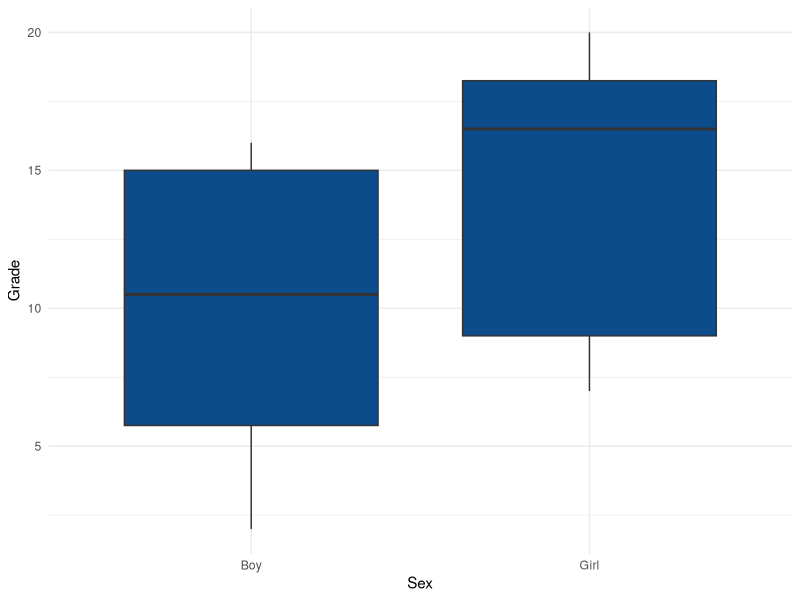
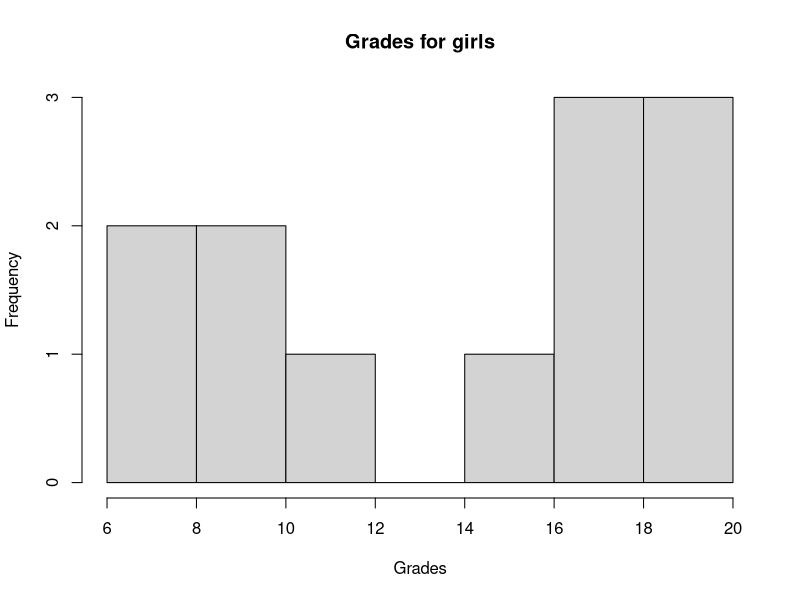
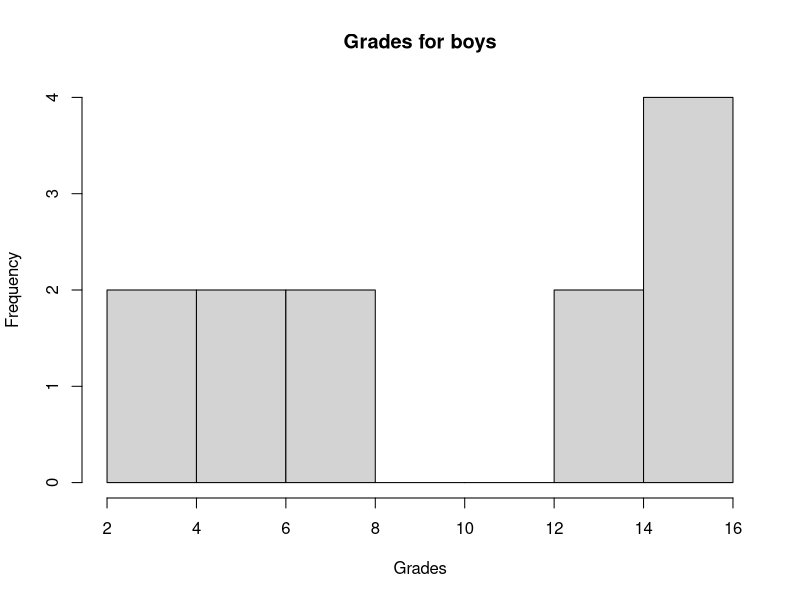
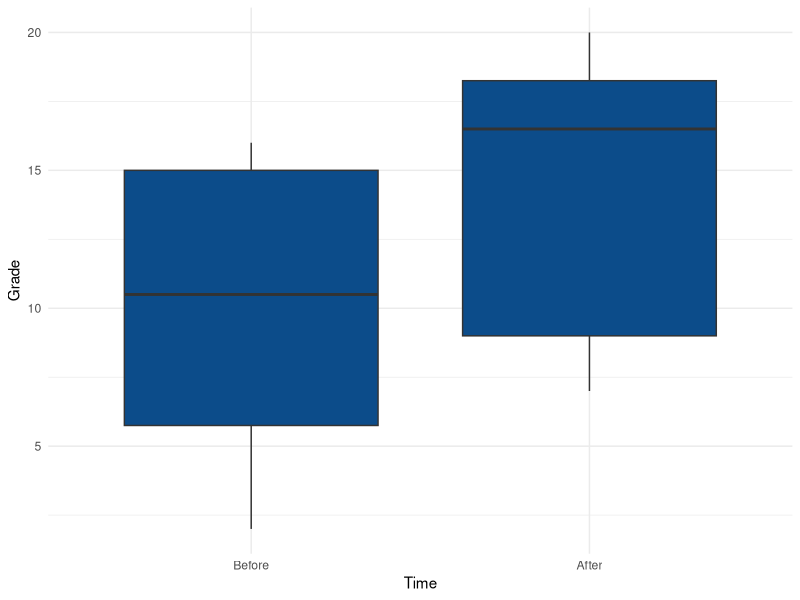

The R source for these figures, in order: (Note: this script raises an error after producing the figures.)
## ---- chunk 1
knitr::opts_chunk$set(
  fig.align = "center",
  out.width = "100%",
  tidy = 'styler',
  warning = FALSE,
  message = FALSE
)
## ---- chunk 2
dat <- data.frame(Sex = as.factor(c(rep("Girl", 12), rep("Boy", 12))),
                  Grade = c(19, 18, 9, 17, 8, 7, 16, 19, 20, 9, 11, 18,
                            16, 5, 15, 2, 14, 15, 4, 7, 15, 6, 7, 14))

dat
## ---- chunk 3
library(ggplot2)

ggplot(dat) +
 aes(x = Sex, y = Grade) +
 geom_boxplot(fill = "#0c4c8a") +
 theme_minimal()
## ---- chunk 4
hist(subset(dat, Sex == "Girl")$Grade,
     main = "Grades for girls",
     xlab = "Grades")
hist(subset(dat, Sex == "Boy")$Grade,
     main = "Grades for boys",
     xlab = "Grades")

shapiro.test(subset(dat, Sex == "Girl")$Grade)
shapiro.test(subset(dat, Sex == "Boy")$Grade)
## ---- chunk 5
test <- wilcox.test(dat$Grade ~ dat$Sex)
test
## ---- chunk 6
test <- wilcox.test(dat$Grade ~ dat$Sex,
                    alternative = "less")
test
## ---- chunk 7
dat <- data.frame(Beginning = c(16, 5, 15, 2, 14, 15, 4, 7, 15, 6, 7, 14),
                  End = c(19, 18, 9, 17, 8, 7, 16, 19, 20, 9, 11, 18))

dat
## ---- chunk 8
dat2 <- data.frame(Time = c(rep("Before", 12), rep("After", 12)),
                  Grade = c(dat$Beginning, dat$End))
dat2
## ---- chunk 9
# Reordering dat2$Time
dat2$Time <- factor(dat2$Time,
  levels = c("Before", "After")
)

ggplot(dat2) +
 aes(x = Time, y = Grade) +
 geom_boxplot(fill = "#0c4c8a") +
 theme_minimal()
## ---- chunk 10
test <- wilcox.test(dat2$Grade ~ dat2$Time,
                    paired = TRUE)
test
